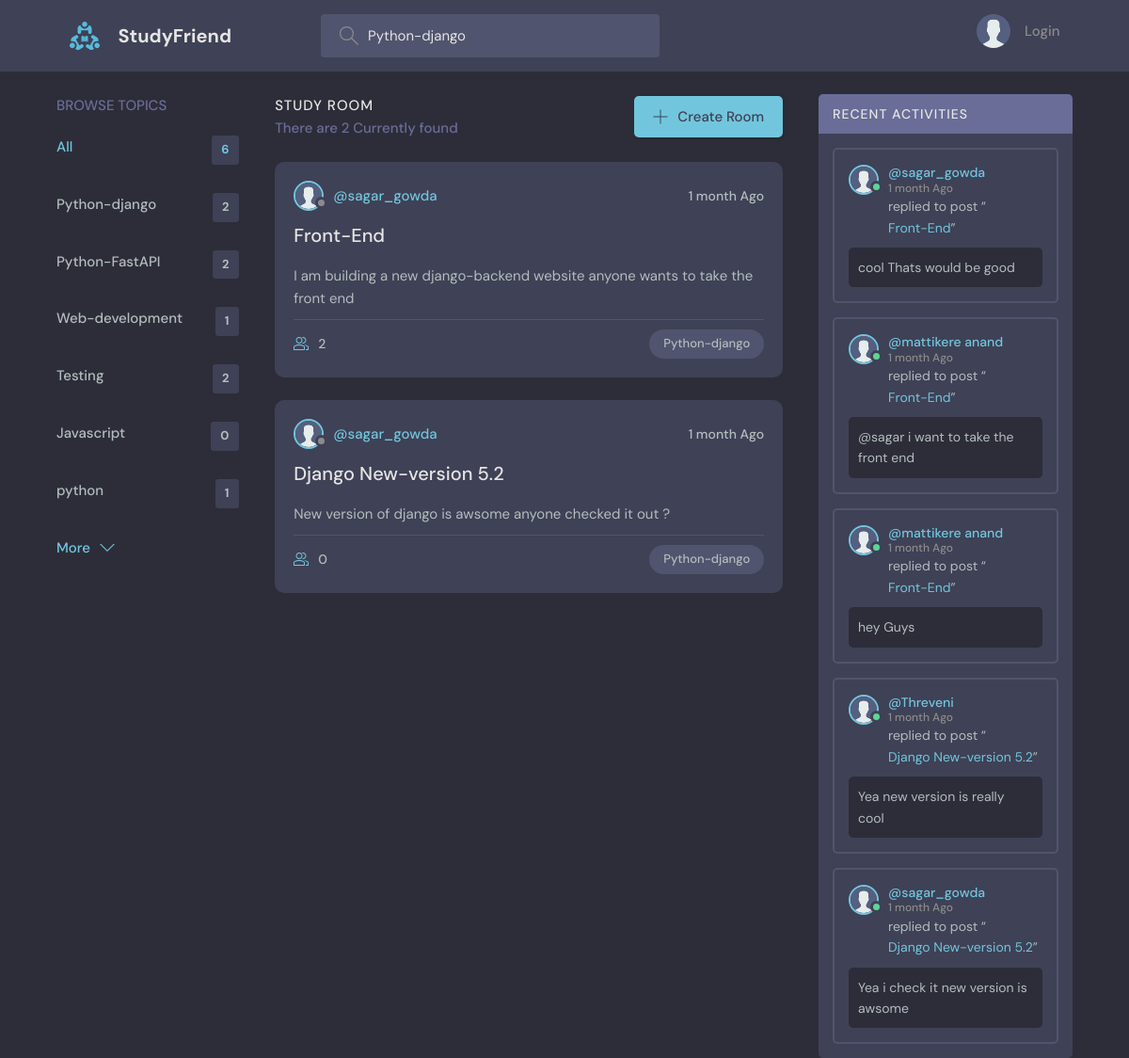
/?q=Python-django, run on the app's committed database.
### basepage/models.py (models this page shows, shortened)
class Topic(models.Model):
    name=models.CharField(max_length=200)
    def __str__(self):
        return self.name

class Room(models.Model):
    host=models.ForeignKey(User, on_delete=models.SET_NULL,null=True)
    topic=models.ForeignKey(Topic, on_delete=models.SET_NULL,null=True)
    name=models.CharField(max_length=200)
    description=models.TextField(null=True,blank=True)
    participants=models.ManyToManyField(User,related_name='participants',blank=True)
    updated=models.DateTimeField(auto_now=True)
    created=models.DateField(auto_now_add=True)
    class Meta:
        ordering=['-updated','-created']
    def __str__(self):
        return self.name

class Messages(models.Model):
    user=models.ForeignKey(User,on_delete=models.CASCADE)
    room=models.ForeignKey(Room,on_delete=models.CASCADE)
    body=models.TextField()
    updated=models.DateTimeField(auto_now=True)
    created=models.DateField(auto_now_add=True)

### basepage/views.py (the view)
# urls.py: path('', Home,name="Home"),
def Home(request):
    q=request.GET.get('q')
    if request.GET.get('q')!=None:
        obj=Room.objects.filter(Q(topic__name__contains=q)|Q(name__contains=q)|Q(description__contains=q))
        All_messages=Messages.objects.filter(Q(room__topic__name__icontains=q)).order_by('-updated')
    else:
        obj=Room.objects.all()
        All_messages=Messages.objects.all().order_by('-updated')
    Room_count=obj.count()
    topics=Topic.objects.all()
    context={'objects':obj,'topics':topics,'Room_count':Room_count,'Actvities_messages':All_messages}
    return  render(request,"basepage/Home.html",context)

### basepage/templates/basepage/Home.html (shortened to what this page needs)
{% extends 'main.html' %}
{% block content %}
    <main class="layout layout--3">
      <div class="container">
        {% include 'basepage/topics_feed.html' %}
        <div class="roomList">
          <div class="roomList__header">
            <div>
              <h2>Study Room</h2>
              <p>There are {{Room_count}} Currently found </p>
            </div>
            <a class="btn btn--main" href="{% url 'createroom' %}">
              <svg version="1.1" xmlns="http://www.w3.org/2000/svg" width="32" height="32" viewBox="0 0 32 32">
                <title>add</title>
                <path
                  d="M16.943 0.943h-1.885v14.115h-14.115v1.885h14.115v14.115h1.885v-14.115h14.115v-1.885h-14.115v-14.115z"
                ></path>
              </svg>
              Create Room
            </a>
          </div>
          {% include 'basepage/room_feed.html' %}
        </div>
         {% include 'basepage/activties_feed.html' %}
    </main>
    {% endblock %}

### basepage/templates/basepage/topics_feed.html
<div class="topics">
    <div class="topics__header">
      <h2>Browse Topics</h2>
    </div>
    <ul class="topics__list">
      <li>
        <a href="{% url 'Home' %}" class="active">All <span>{{topics.count}}</span></a>
      </li>
      {% for topic in topics %}
      <li>
        <a href="{% url 'Home' %}?q={{topic.name}}">{{topic.name}} <span>{{topic.room_set.all.count}}</span></a>
      </li>
      {% endfor %}
    </ul>
    <a class="btn btn--link" href="topics.html">
      More
      <svg version="1.1" xmlns="http://www.w3.org/2000/svg" width="32" height="32" viewBox="0 0 32 32">
        <title>chevron-down</title>
        <path d="M16 21l-13-13h-3l16 16 16-16h-3l-13 13z"></path>
      </svg>
    </a>
</div>

### basepage/templates/basepage/room_feed.html (shortened to what this page needs)
{% load static %}
<!DOCTYPE html>
<html lang="en">
<head>
</head>
<body>
    {% for object in objects %}
    <div class="roomListRoom">
        <div class="roomListRoom__header">
          <a href="{% url 'profile' object.host.id %}" class="roomListRoom__author">
            <div class="avatar avatar--small">
              <img src="{% static 'images/avatar.svg' %}" />
            </div>
            <span>@{{object.host.username}}</span>
          </a>
          <div class="roomListRoom__actions">
            <span>{{object.updated|timesince}} Ago</span>
          </div>
        </div>
        <div class="roomListRoom__content">
          <a href="details/{{object.id}}">{{object.name}}</a>
          <p>{{object.description}}
          </p>
        </div>
        <div class="roomListRoom__meta">
          <a href="room.html" class="roomListRoom__joined">
            {{object.participants.all.count}}
          </a>
          <p class="roomListRoom__topic">{{object.topic}}</p>
        </div>
      </div>
      {% endfor %}
</body>
</html>

### basepage/templates/basepage/activties_feed.html (shortened to what this page needs)
  {% load static %}
    <div class="activities">
        <div class="activities__header">
          <h2>Recent Activities</h2>
        </div>
        {% for Actvities_message in Actvities_messages %}
        <div class="activities__box">
          <div class="activities__boxHeader roomListRoom__header">
            <a href="{% url 'profile' Actvities_message.user.id %}" class="roomListRoom__author">
              <div class="avatar avatar--small active">
                <img src="{% static 'images/avatar.svg' %}" />
              </div>
              <p>
                @{{Actvities_message.user}}
                <span>{{Actvities_message.updated|timesince}} Ago</span>
              </p>
            </a>
          </div>
          <div class="activities__boxContent">
            <p>replied to post “<a href="{% url 'chatroom' Actvities_message.room.id %}">{{Actvities_message.room}}</a>”</p>
            <div class="activities__boxRoomContent">
                <p>{{Actvities_message.body}}</p>
            </div>
          </div>
        </div>
        {% endfor %}
      </div>
    </div>

### data on the page
Topic: name "Python-django", room_set.all.count "2"
Topic: name "Python-FastAPI", room_set.all.count "2"
Topic: name "Web-development", room_set.all.count "1"
Topic: name "Testing", room_set.all.count "2"
Topic: name "Javascript", room_set.all.count "0"
Topic: name "python", room_set.all.count "1"
Room: host.username "sagar_gowda", updated "1 month", name "Front-End", description "I am building a new django-backend website anyone wants to take the front end", participants.all.count "2", topic "Python-django"
Room: host.username "sagar_gowda", updated "1 month", name "Django New-version 5.2", description "New version of django is awsome anyone checked it out ?", participants.all.count "0", topic "Python-django"
Messages: user "sagar_gowda", updated "1 month", room "Front-End", body "cool Thats would be good"
Messages: user "mattikere anand", updated "1 month", room "Front-End", body "@sagar i want to take the front end"
Messages: user "mattikere anand", updated "1 month", room "Front-End", body "hey Guys"
Messages: user "Threveni", updated "1 month", room "Django New-version 5.2", body "Yea new version is really cool"
Messages: user "sagar_gowda", updated "1 month", room "Django New-version 5.2", body "Yea i check it new version is awsome"

### other printed values
{{ topics.count }} "6"
{{ Room_count }} "2"
